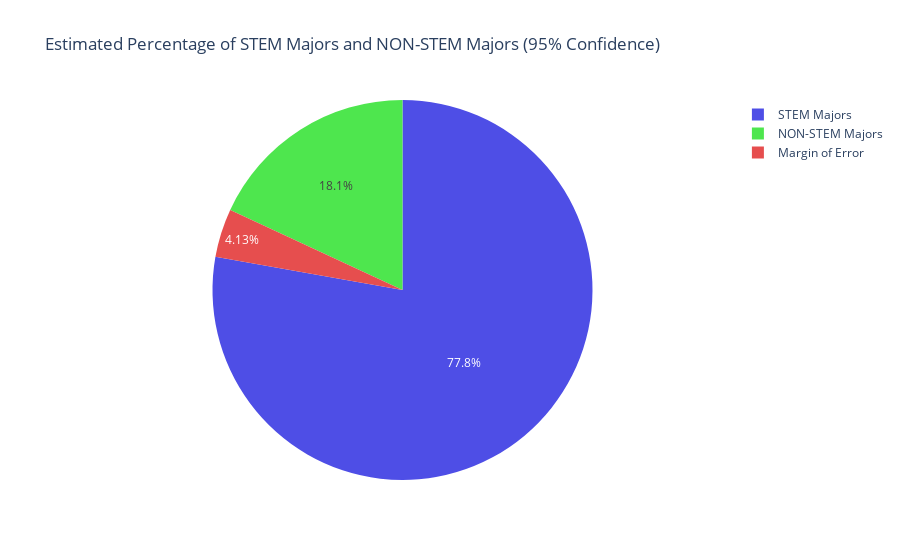

Notebook code for this chart:
### Markdown cell above
After cleaning the user flair data and determining the percentage of STEM and NON STEM majors in the sample, we can then find the confidence interval for a single proportion. Looking at the sample, we are 95% confident that the true proportion of STEM majors on r/UMD is between 77.8% and 81.93%. Finding complete data for the University is hard, although the [IRPA report](https://www.irpa.umd.edu/CampusCounts/Fall2018/Enrollments/enroll_by_coll.pdf) indicates that the true percentage of STEM majors for the university may lie closer to 50% - 60%.

### Code cell
num_stem = len(df_user_train[df_user_train.flair_clean == "STEM"])
num_non_stem = len(df_user_train[df_user_train.flair_clean == "NON STEM"])

lower, upper = smp.proportion_confint(num_stem, num_stem + num_non_stem, alpha=0.05, method='normal')
error = (upper - lower)
avg = (upper + lower) / 2

custom_colors = ['rgb(78,78,230)', 'rgb(230,78,78)', 'rgb(78,230,78)',
                'rgb(36, 55, 57)', 'rgb(6, 4, 4)']

labels = ['STEM Majors','Margin of Error','NON-STEM Majors']
values = [lower, error, 1-upper]

fig = go.Figure(data=[go.Pie(labels=labels, values=values, marker_colors=custom_colors)])
fig.update_layout(title_text='Estimated Percentage of STEM Majors and NON-STEM Majors (95% Confidence)')
fig.show()

### Figure 1 — Plotly figure (JSON) as saved in the notebook; plotly's stock layout.template omitted (floating-point values rounded to 4 significant figures)
{"data": [{"labels": ["STEM Majors", "Margin of Error", "NON-STEM Majors"], "marker": {"colors": ["rgb(78,78,230)", "rgb(230,78,78)", "rgb(78,230,78)", "rgb(36, 55, 57)", "rgb(6, 4, 4)"]}, "type": "pie", "values": [0.778, 0.04128, 0.1807]}], "layout": {"title": {"text": "Estimated Percentage of STEM Majors and NON-STEM Majors (95% Confidence)"}}}
